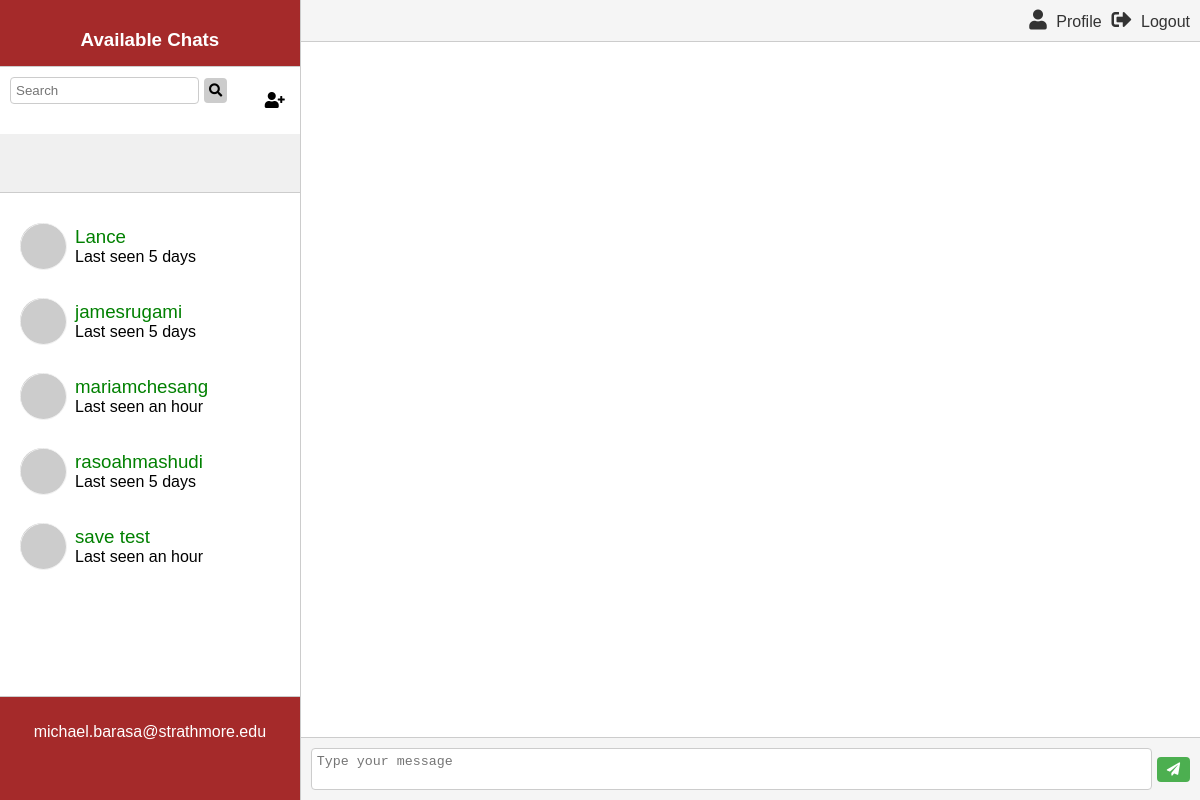
The app's page /index (signed in) with its own data.
### app/models.py (models this page shows, shortened)
class User(UserMixin, db.Model):
    id = db.Column(db.Integer, primary_key=True)
    first_name = db.Column(db.String(64), nullable = False)
    middle_name = db.Column(db.String(64))
    last_name = db.Column(db.String(64))
    gender = db.Column(db.String(10), nullable = False, default = 'other')
    date_of_birth = db.Column(db.DateTime, default=datetime.utcnow)
    location = db.Column(db.String(128))
    username = db.Column(db.String(64), index=True, unique=True)
    email = db.Column(db.String(120), index=True, unique=True)
    password_hash = db.Column(db.String(128))
    last_seen = db.Column(db.DateTime, default=datetime.utcnow)
    image_url = db.Column(db.String(128))
    messages_sent = db.relationship('Message',
            foreign_keys='Message.sender_id',
            backref='author', lazy='dynamic')
    messages_received = db.relationship('Message',
            foreign_keys='Message.recipient_id',
            backref='recipient', lazy='dynamic')
    last_message_read_time = db.Column(db.DateTime)
    notifications = db.relationship('Notification', backref='user',
            lazy='dynamic')
    def avatar(self, size):
        digest = md5(self.email.lower().encode('utf-8')).hexdigest()
        return 'https://www.gravatar.com/avatar/{}?d=identicon&s={}'.format(
                digest, size)

### app/main/routes.py (the view, shortened to what this page needs)
@bp.route('/', methods=['GET', 'POST'])
@bp.route('/index', methods=['GET', 'POST'])
@login_required
def index():
    users = User.query.filter(User.id != current_user.id).order_by(
            User.username.asc()).all()
    selected_user_id = 0
    if request.cookies.get('selected_user_id') is not None:
        selected_user_id = int(request.cookies.get('selected_user_id'))
    messages = None
    selected_user = None
    return render_template('index.html', users = users, selected_user_id = selected_user_id,
            selected_user = selected_user, messages = messages)

### app/main/routes.py (called while the page is built)
@bp.before_app_request
def before_request():
    if current_user.is_authenticated:
        current_user.last_seen = datetime.utcnow()
        db.session.commit()

### app/models.py (called while the page is built)
@login.user_loader
def load_user(id):
    return User.query.get(int(id))

### app/templates/index.html (shortened to what this page needs)
<!DOCTYPE html>
<html>
	<head>
		<link rel="stylesheet" type="text/css" href="static/css/styles.css">
		<link rel="stylesheet" href="https://cdnjs.cloudflare.com/ajax/libs/font-awesome/5.15.3/css/all.min.css">
	</head>
	<body>
		<div class="outer-container">
			<div class="sidebar-container">
				<div class="top-part">
					<div class="sidebar-heading">
						<h3>Available Chats</h3>
					</div>
					<div class="top-sidebar">
						<div class="search-container">
							<input type="text" placeholder="Search" class="search-input">
							<button class="search-button"><i class="fas fa-search"></i></button>
						</div>
						<div class="add-user">
							<i class="fas fa-user-plus"></i>
						</div>
					</div>
				</div>
				<div class="middle-part">
					<div class="user-list">
						{% for user in users %}
						<div class="user">
							<div class="user-image">
								<img src = "{{ user.avatar(256) }}">
							</div>
							<div class="user-details">
								<h3>
									<a href = "{{url_for('main.select_user', user_id = user.id)}}">
										{{ user.username }}
									</a>
								</h3>
								<p>Last seen {{ moment(user.last_seen).fromNow(true) }}</p>
							</div>
						</div>
						{% endfor %}
					</div>
				</div>
				<div class="bottom-part">
					<div class="bottom-sidebar">
						<p>{{ current_user.email }}</p>
					</div>
				</div>
			</div>
			<div class="mainarea-container">
				<div class="chat-header">
					<div class="chat-header-right">
						<ul class="header-actions">
							<li>
								<a href="{{ url_for('main.user', username=current_user.username) }}">
									<i class="fas fa-user"></i>
									Profile
								</a>
							</li>
							<li>
								<a href="{{ url_for('auth.logout') }}">
									<i class="fas fa-sign-out-alt"></i>
									Logout
								</a>
							</li>
						</ul>
					</div>
				</div>
				<div class="chat-messages">
				</div>
				<div class="message-entry">
					<form action = "/send_message" method = "post">
						<textarea id="message-input" name = "message-input" placeholder="Type your message"></textarea>
						<button id="send-button" class="send-button"><i class="fas fa-paper-plane"></i></button>
					</form>
				</div>
			</div>
		</div>
	</body>
</html>

### app/static/css/styles.css (style rules this page uses)
body { margin: 0; padding: 0; font-family: Arial, sans-serif; }
.outer-container { display: flex; height: 100vh; }
.sidebar-container { flex-basis: 25%; display: flex; flex-direction: column; background-color: #f0f0f0; overflow-y: auto; border-right: 1px solid #ccc; }
.top-part { height: 24%; background-color: #f0f0f0; border-bottom: 1px solid #ccc; }
.middle-part { flex-grow: 1; overflow-y: auto; background-color: #fff; padding: 10px; }
.bottom-part { height: 13%; color: #fff; background-color: brown; }
.top-sidebar { display: flex; justify-content: space-between; align-items: center; padding: 10px; background-color: #fff }
.search-container { display: flex; padding-bottom: 20px; align-items: center; }
.search-input { padding: 5px; border: 1px solid #ccc; border-radius: 4px; margin-right: 5px; }
.search-button { padding: 5px; background-color: #ccc; border: none; border-radius: 4px; cursor: pointer; }
.add-user { padding: 5px; cursor: pointer; }
.sidebar-heading { padding: 10px; height: 46px; border-bottom: 1px solid #ccc; text-align: center; color: #fff; background-color: brown; }
.user-list { padding: 10px; }
.user { display: flex; align-items: center; margin-bottom: 10px; }
.user-image { width: 45px; height: 45px; background-color: #ccc; border-radius: 50%; margin-right: 10px; margin-top: 10px; margin-bottom: 10px; }
.user-image img { width: 45px; height: 45px; border: solid 1px #f0f0f0; border-radius: 50%; margin-right: 10px; }
.user-details h3 { font-weight: normal; color: green; }
.user-details h3, .user-details p { margin: 0; }
.user-details a { color: green; text-decoration: none; }
.bottom-sidebar { padding: 10px; border-top: 1px solid #ccc; text-align: center; }
.mainarea-container { flex-basis: 75%; display: flex; flex-direction: column; }
.chat-header { padding: 10px; background-color: #f5f5f5; display: flex; align-items: center; justify-content: space-between; border-bottom: 1px solid #ccc; }
.chat-header-right { display: flex; align-items: center; }
.chat-header-right li { list-style-type: none; margin-left: 10px; }
.chat-header-right a { color: #333333; text-decoration: none; }
.chat-header-right i { margin-right: 5px; font-size: 20px; }
.chat-header-right ul { display: flex; align-items: center; margin: 0; padding: 0; }
.chat-header-right li { margin-left: 10px; }
.chat-messages { flex-grow: 1; overflow-y: auto; padding: 10px; background-color: #fff; }
.message-entry { padding: 10px; display: flex; align-items: center; background-color: #f5f5f5; border-top: 1px solid #ccc; }
form { flex-grow: 1; display: flex; align-items: center; background-color: #f5f5f5; }
.message-entry textarea { flex-grow: 1; padding: 5px; border: 1px solid #ccc; border-radius: 4px; resize: none; margin-right: 5px; }
.send-button { padding: 5px 10px; background-color: #4caf50; color: #fff; border: none; border-radius: 4px; cursor: pointer; }

### records on screen
User: username "Lance", last_seen "5 days"
User: username "jamesrugami", last_seen "5 days"
User: username "mariamchesang", last_seen "an hour"
User: username "rasoahmashudi", last_seen "5 days"
User: username "save test", last_seen "an hour"
User: email "michael.barasa@strathmore.edu"
